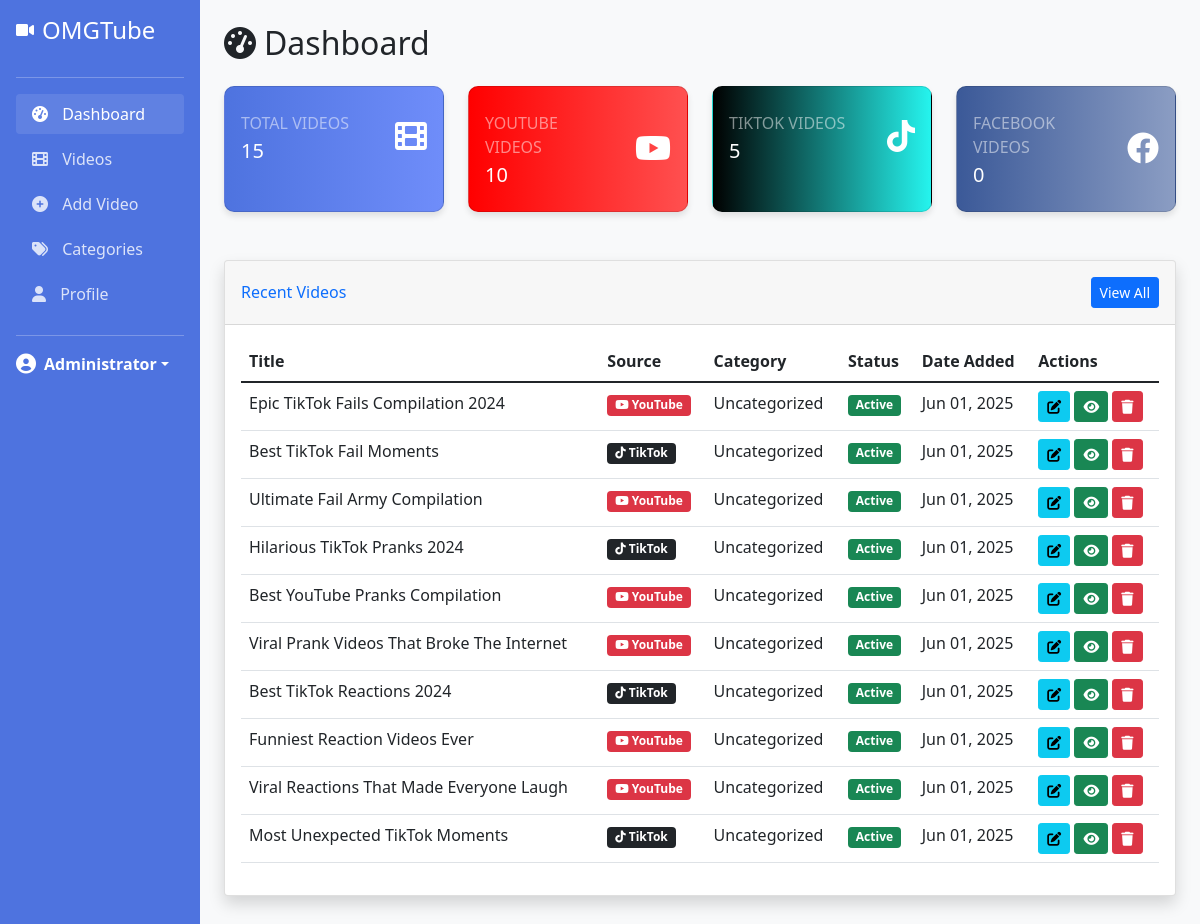
Page /admin/dashboard.php (signed in) on the committed database.
### tables this page shows
CREATE TABLE videos (
    id INT AUTO_INCREMENT PRIMARY KEY,
    title VARCHAR(255) NOT NULL,
    source ENUM('youtube', 'tiktok', 'facebook') NOT NULL,
    video_id VARCHAR(255) NOT NULL,
    thumbnail VARCHAR(255) NULL,
    category_id INT,
    status ENUM('active', 'inactive') NOT NULL DEFAULT 'active',
    created_at TIMESTAMP DEFAULT CURRENT_TIMESTAMP,
    updated_at TIMESTAMP DEFAULT CURRENT_TIMESTAMP ON UPDATE CURRENT_TIMESTAMP,
    FOREIGN KEY (category_id) REFERENCES categories(id) ON DELETE SET NULL
);

### admin/dashboard.php (the view, shortened to what this page needs)
<?php
require_once '../includes/session.php';
$total_videos_query = "SELECT COUNT(*) as total FROM videos";
$youtube_videos_query = "SELECT COUNT(*) as total FROM videos WHERE source = 'youtube'";
$tiktok_videos_query = "SELECT COUNT(*) as total FROM videos WHERE source = 'tiktok'";
$facebook_videos_query = "SELECT COUNT(*) as total FROM videos WHERE source = 'facebook'";
$total_videos = $conn->query($total_videos_query)->fetch_assoc()['total'];
$youtube_videos = $conn->query($youtube_videos_query)->fetch_assoc()['total'];
$tiktok_videos = $conn->query($tiktok_videos_query)->fetch_assoc()['total'];
$facebook_videos = $conn->query($facebook_videos_query)->fetch_assoc()['total'];
$recent_videos_query = "SELECT v.*, c.name as category_name
                       FROM videos v
                       LEFT JOIN categories c ON v.category_id = c.id
                       ORDER BY v.created_at DESC
                       LIMIT 10";
$recent_videos = $conn->query($recent_videos_query);
?>
<!DOCTYPE html>
<html lang="en">
<head>
    <link href="https://cdn.jsdelivr.net/npm/bootstrap@5.1.3/dist/css/bootstrap.min.css" rel="stylesheet">
    <link rel="stylesheet" href="https://cdnjs.cloudflare.com/ajax/libs/font-awesome/6.0.0-beta3/css/all.min.css">
</head>
<body>
    <div class="container-fluid">
        <div class="row">
            <div class="col-md-2 sidebar p-0">
                <div class="d-flex flex-column p-3">
                    <a href="dashboard.php" class="d-flex align-items-center mb-3 text-decoration-none text-white">
                        <i class="fas fa-video me-2"></i>
                        <h4 class="mb-0">OMGTube</h4>
                    </a>
                    <hr>
                    <ul class="nav nav-pills flex-column mb-auto">
                        <li class="nav-item">
                            <a href="dashboard.php" class="nav-link active">
                                <i class="fas fa-tachometer-alt"></i> Dashboard
                            </a>
                        </li>
                        <li class="nav-item">
                            <a href="videos.php" class="nav-link">
                                <i class="fas fa-film"></i> Videos
                            </a>
                        </li>
                        <li class="nav-item">
                            <a href="add_video.php" class="nav-link">
                                <i class="fas fa-plus-circle"></i> Add Video
                            </a>
                        </li>
                        <li class="nav-item">
                            <a href="categories.php" class="nav-link">
                                <i class="fas fa-tags"></i> Categories
                            </a>
                        </li>
                        <li class="nav-item">
                            <a href="profile.php" class="nav-link">
                                <i class="fas fa-user"></i> Profile
                            </a>
                        </li>
                    </ul>
                    <hr>
                    <div class="dropdown">
                        <a href="#" class="d-flex align-items-center text-white text-decoration-none dropdown-toggle" id="dropdownUser1" data-bs-toggle="dropdown" aria-expanded="false">
                            <i class="fas fa-user-circle me-2 fs-5"></i>
                            <strong><?php echo $_SESSION['full_name']; ?></strong>
                        </a>
                    </div>
                </div>
            </div>
            <div class="col-md-10 p-4">
                <h2 class="mb-4"><i class="fas fa-tachometer-alt me-2"></i>Dashboard</h2>
                <div class="row mb-4">
                    <div class="col-xl-3 col-md-6 mb-4">
                        <div class="card stat-card total-card h-100 py-2">
                            <div class="card-body">
                                <div class="row no-gutters align-items-center">
                                    <div class="col mr-2">
                                        <div class="text-xs text-white-50 text-uppercase mb-1">Total Videos</div>
                                        <div class="h5 mb-0 font-weight-bold"><?php echo $total_videos; ?></div>
                                    </div>
                                    <div class="col-auto">
                                        <i class="fas fa-film fa-2x"></i>
                                    </div>
                                </div>
                            </div>
                        </div>
                    </div>
                    <div class="col-xl-3 col-md-6 mb-4">
                        <div class="card stat-card youtube-card h-100 py-2">
                            <div class="card-body">
                                <div class="row no-gutters align-items-center">
                                    <div class="col mr-2">
                                        <div class="text-xs text-white-50 text-uppercase mb-1">YouTube Videos</div>
                                        <div class="h5 mb-0 font-weight-bold"><?php echo $youtube_videos; ?></div>
                                    </div>
                                    <div class="col-auto">
                                        <i class="fab fa-youtube fa-2x"></i>
                                    </div>
                                </div>
                            </div>
                        </div>
                    </div>
                    <div class="col-xl-3 col-md-6 mb-4">
                        <div class="card stat-card tiktok-card h-100 py-2">
                            <div class="card-body">
                                <div class="row no-gutters align-items-center">
                                    <div class="col mr-2">
                                        <div class="text-xs text-white-50 text-uppercase mb-1">TikTok Videos</div>
                                        <div class="h5 mb-0 font-weight-bold"><?php echo $tiktok_videos; ?></div>
                                    </div>
                                    <div class="col-auto">
                                        <i class="fab fa-tiktok fa-2x"></i>
                                    </div>
                                </div>
                            </div>
                        </div>
                    </div>
                    <div class="col-xl-3 col-md-6 mb-4">
                        <div class="card stat-card facebook-card h-100 py-2">
                            <div class="card-body">
                                <div class="row no-gutters align-items-center">
                                    <div class="col mr-2">
                                        <div class="text-xs text-white-50 text-uppercase mb-1">Facebook Videos</div>
                                        <div class="h5 mb-0 font-weight-bold"><?php echo $facebook_videos; ?></div>
                                    </div>
                                    <div class="col-auto">
                                        <i class="fab fa-facebook fa-2x"></i>
                                    </div>
                                </div>
                            </div>
                        </div>
                    </div>
                </div>
                <div class="card shadow mb-4">
                    <div class="card-header py-3 d-flex justify-content-between align-items-center">
                        <h6 class="m-0 font-weight-bold text-primary">Recent Videos</h6>
                        <a href="videos.php" class="btn btn-sm btn-primary">View All</a>
                    </div>
                    <div class="card-body">
                        <div class="table-responsive">
                            <table class="table table-hover">
                                <thead>
                                    <tr>
                                        <th>Title</th>
                                        <th>Source</th>
                                        <th>Category</th>
                                        <th>Status</th>
                                        <th>Date Added</th>
                                        <th>Actions</th>
                                    </tr>
                                </thead>
                                <tbody>
                                    <?php if ($recent_videos->num_rows > 0): ?>
                                        <?php while ($video = $recent_videos->fetch_assoc()): ?>
                                            <tr>
                                                <td><?php echo $video['title']; ?></td>
                                                <td>
                                                    <?php if ($video['source'] == 'youtube'): ?>
                                                        <span class="badge bg-danger"><i class="fab fa-youtube"></i> YouTube</span>
                                                    <?php elseif ($video['source'] == 'tiktok'): ?>
                                                        <span class="badge bg-dark"><i class="fab fa-tiktok"></i> TikTok</span>
                                                    <?php elseif ($video['source'] == 'facebook'): ?>
                                                        <span class="badge bg-primary"><i class="fab fa-facebook"></i> Facebook</span>
                                                    <?php endif; ?>
                                                </td>
                                                <td><?php echo $video['category_name'] ?? 'Uncategorized'; ?></td>
                                                <td>
                                                    <?php if ($video['status'] == 'active'): ?>
                                                        <span class="badge bg-success">Active</span>
                                                    <?php else: ?>
                                                        <span class="badge bg-secondary">Inactive</span>
                                                    <?php endif; ?>
                                                </td>
                                                <td><?php echo date('M d, Y', strtotime($video['created_at'])); ?></td>
                                                <td>
                                                    <a href="edit_video.php?id=<?php echo $video['id']; ?>" class="btn btn-sm btn-info"><i class="fas fa-edit"></i></a>
                                                    <a href="view_video.php?id=<?php echo $video['id']; ?>" class="btn btn-sm btn-success"><i class="fas fa-eye"></i></a>
                                                    <a href="delete_video.php?id=<?php echo $video['id']; ?>" class="btn btn-sm btn-danger" onclick="return confirm('Are you sure you want to delete this video?');"><i class="fas fa-trash"></i></a>
                                                </td>
                                            </tr>
                                        <?php endwhile; ?>
                                    <?php else: ?>
                                        <tr>
                                            <td colspan="6" class="text-center">No videos found</td>
                                        </tr>
                                    <?php endif; ?>
                                </tbody>
                            </table>
                        </div>
                    </div>
                </div>
            </div>
        </div>
    </div>
</body>
</html>

### admin/dashboard.php (style rules this page uses)
body { background-color: #f8f9fa; }
.sidebar { min-height: 100vh; background-color: #4e73df; color: white; }
.sidebar .nav-link { color: rgba(255, 255, 255, 0.8); margin-bottom: 5px; }
.sidebar .nav-link:hover, .sidebar .nav-link.active { color: white; background-color: rgba(255, 255, 255, 0.1); }
.sidebar .nav-link i { margin-right: 10px; }
.stat-card { border-radius: 10px; box-shadow: 0 4px 6px rgba(0, 0, 0, 0.1); transition: transform 0.3s; }
.youtube-card { background: linear-gradient(to right, #FF0000, #FF5050); color: white; }
.tiktok-card { background: linear-gradient(to right, #000000, #25F4EE); color: white; }
.facebook-card { background: linear-gradient(to right, #3B5998, #8B9DC3); color: white; }
.total-card { background: linear-gradient(to right, #4e73df, #6f8dfa); color: white; }

### rows in the picture
videos: title "Epic TikTok Fails Compilation 2024", source "youtube" (drawn), category_name "Uncategorized", status "Active", created_at "Jun 01, 2025"
videos: title "Best TikTok Fail Moments", source "tiktok" (drawn), category_name "Uncategorized", status "Active", created_at "Jun 01, 2025"
videos: title "Ultimate Fail Army Compilation", source "youtube" (drawn), category_name "Uncategorized", status "Active", created_at "Jun 01, 2025"
videos: title "Hilarious TikTok Pranks 2024", source "tiktok" (drawn), category_name "Uncategorized", status "Active", created_at "Jun 01, 2025"
videos: title "Best YouTube Pranks Compilation", source "youtube" (drawn), category_name "Uncategorized", status "Active", created_at "Jun 01, 2025"
videos: title "Viral Prank Videos That Broke The Internet", source "youtube" (drawn), category_name "Uncategorized", status "Active", created_at "Jun 01, 2025"
videos: title "Best TikTok Reactions 2024", source "tiktok" (drawn), category_name "Uncategorized", status "Active", created_at "Jun 01, 2025"
videos: title "Funniest Reaction Videos Ever", source "youtube" (drawn), category_name "Uncategorized", status "Active", created_at "Jun 01, 2025"
videos: title "Viral Reactions That Made Everyone Laugh", source "youtube" (drawn), category_name "Uncategorized", status "Active", created_at "Jun 01, 2025"
videos: title "Most Unexpected TikTok Moments", source "tiktok" (drawn), category_name "Uncategorized", status "Active", created_at "Jun 01, 2025"

### other values in the picture
$_SESSION['full_name'] "Administrator"
$total_videos "15"
$youtube_videos "10"
$tiktok_videos "5"
$facebook_videos "0"
